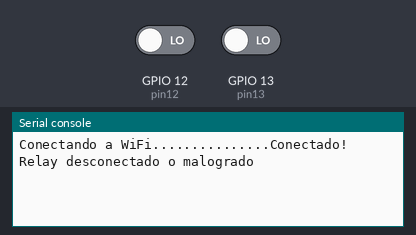
Simulated run of this program. Board: ESP32 board running MicroPython. Parts: the last lines printed to the serial console. The inputs (shaded band) are chosen by the test bench; at power-on: GPIO 12 (pin12) LOW, GPIO 13 (pin13) LOW. WiFi joins after 1.5 s.

Above: at 2.7 s.
2.8 s: GPIO 12 (pin12) driven HIGH
At 3.4 s:
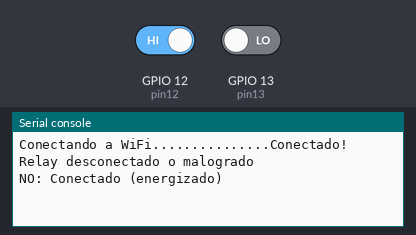
4.3 s: GPIO 12 (pin12) driven LOW and GPIO 13 (pin13) driven HIGH
At 5.5 s:
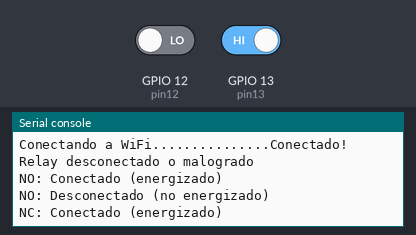
5.8 s: GPIO 12 (pin12) driven HIGH and GPIO 13 (pin13) driven LOW
At 7.0 s:
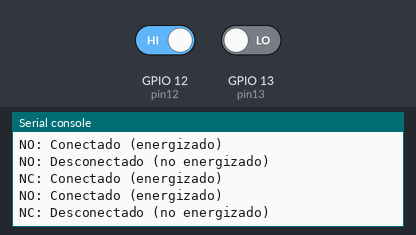

The program:

relay_checker.py
```python
import machine
import time
import network

# Definir los pines 12 y 13 como entrada
pin12 = machine.Pin(12, machine.Pin.IN)
pin13 = machine.Pin(13, machine.Pin.IN)

# Inicializar las variables para guardar el estado anterior de los pines
estado_anterior_pin12 = None
estado_anterior_pin13 = None


# Conectar a la red WiFi
print("Conectando a WiFi", end="")
sta_if = network.WLAN(network.STA_IF)
sta_if.active(True)
sta_if.connect('PABLO-2.4G', '47009410')
while not sta_if.isconnected():
    print(".", end="")
    time.sleep(0.1)
print("Conectado!")


# Función para imprimir el estado
def imprimir_estado(pin12, pin13, estado_anterior_pin12, estado_anterior_pin13):
    # Si los estados son iguales
    if pin12 == pin13:
        if pin12 != estado_anterior_pin12 or pin13 != estado_anterior_pin13:
            print("Relay desconectado o malogrado")
    else:
        # Si el estado de pin12 cambió
        if pin12 != estado_anterior_pin12:
            if pin12 == 1:
                print("NO: Conectado (energizado)")
            else:
                print("NO: Desconectado (no energizado)")
        # Si el estado de pin13 cambió
        if pin13 != estado_anterior_pin13:
            if pin13 == 1:
                print("NC: Conectado (energizado)")
            else:
                print("NC: Desconectado (no energizado)")
    return pin12, pin13

while True:
    # Leer el estado actual de los pines
    estado_actual_pin12 = pin12.value()
    estado_actual_pin13 = pin13.value()

    # Llamar a la función imprimir_estado para revisar e imprimir el estado actual
    estado_anterior_pin12, estado_anterior_pin13 = imprimir_estado(estado_actual_pin12, estado_actual_pin13, estado_anterior_pin12, estado_anterior_pin13)

    # Esperar un tiempo antes de volver a leer los pines
    time.sleep(0.1)
```

Measured:
- after the input at 2.8 s, the serial console: prints a new line at once (image 1)
- after the input at 4.3 s, the serial console: prints a new line at once (image 2)
- after the input at 5.8 s, the serial console: prints a new line at once (image 3)
